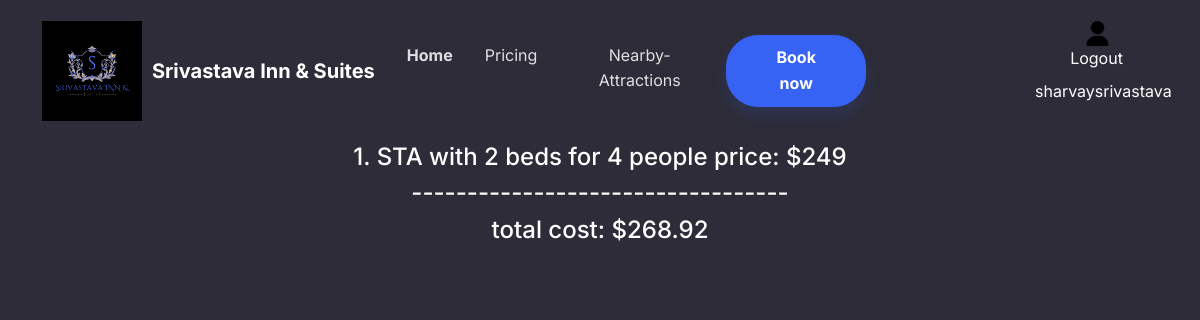
/checkout/ (signed in), run on an earlier commit of the app's database.
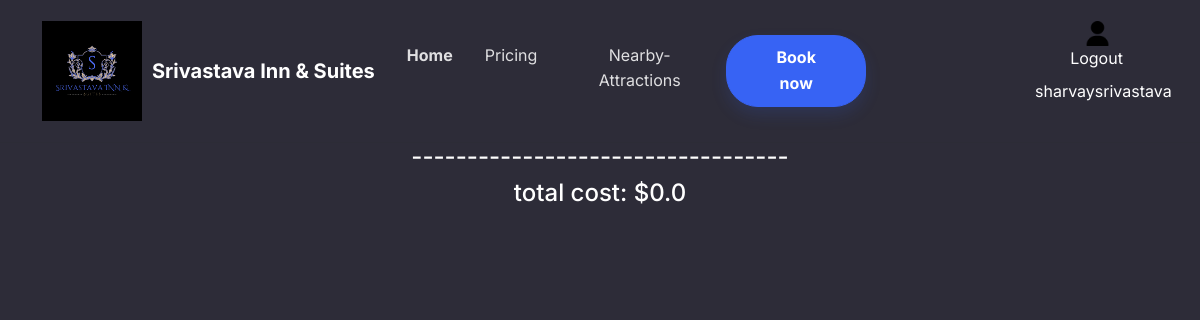
And on a later commit of the database.
### Homepage/models.py (models this page shows, shortened)
class Booking(models.Model):
    user = models.ForeignKey(User, on_delete=models.CASCADE, related_name="bookings")
    room = models.ForeignKey(Room, on_delete=models.CASCADE)
    check_in = models.DateTimeField()
    check_out = models.DateTimeField()
    completed = models.BooleanField(default=False)
    points = models.IntegerField(default=0)

class Room(models.Model):
    ROOM_Categories = (
        ('STA', 'Standard'),
        ('DEL', 'Deluxe'),
        ('SUI', 'Suite'),
    )
    number = models.IntegerField()
    category = models.CharField(max_length=3, choices=ROOM_Categories)
    beds = models.IntegerField()
    capacity = models.IntegerField()
    price = models.IntegerField()
    def __str__(self):
        return f'{self.number}. {self.category} with {self.beds} beds for {self.capacity} people'

### Homepage/views.py (the view)
# urls.py: path('checkout/', views.checkout_view),
def checkout_view(request):
    bookings = request.user.bookings.filter(completed=False)
    total = 0
    for booking in bookings:
        total += booking.room.price
    total *= 1.08
    booked_complete = request.user.bookings.filter().update(completed=True)
    return render(request, 'Checkout.html', {"bookings": bookings, "total_cost": total})

### Homepage/templates/Checkout.html (shortened to what this page needs)
{% load static %}
{% load admin_urls %}
<head>
    <link rel="stylesheet" href="../static/assets/bootstrap/css/bootstrap.min.css">
    <link rel="stylesheet" href="../static/assets/fonts/font-awesome.min.css">
    <link rel="stylesheet" href="../static/assets/fonts/material-icons.min.css">
</head>
<body>
    <nav class="navbar navbar-dark navbar-expand-md sticky-top py-3" id="mainNav">
        <div class="container"><a class="navbar-brand d-flex align-items-center" href="/"><img src="{% static 'imgs/S (2).png' %}" width="110"  height="100" style="padding-right: 10px"><span>Srivastava Inn &amp; Suites</span></a>
            <div class="collapse navbar-collapse" id="navcol-1">
                <ul class="navbar-nav mx-auto" style="padding-right: 15%">
                    <li class="nav-item"><a class="nav-link active" href="/">Home</a></li>
                    <li class="nav-item"><a class="nav-link" href="/Pricing">Pricing</a></li>
                    <li class="nav-item"><a class="nav-link"F href="/NearbyAttractions">Nearby-Attractions</a></li>
                    {% if user.is_authenticated %}
                        <div class="book-now-container d-flex justify-content-center" style="padding-right: 40px">
                            <a class="btn btn-primary shadow" role="button" href="/book">Book now</a>
                        </div>
                    {% else %}
                        <div class="book-now-container d-flex justify-content-center" style="padding-right: 40px">
                            <a class="btn btn-primary shadow" role="button" href="/login">Book now</a>
                        </div>
                    {% endif %}
                </ul>
                    {% if user.is_authenticated %}
                      <div class="d-flex flex-column align-items-center">
                        <div class="user-image-container d-flex justify-content-center">
                          <img src="{% static 'imgs/user.png' %}" alt="User Image" style="height: 25px; width: 40px;padding-left: 15px">
                        </div>
                        <div class="user-info d-flex flex-column align-items-center">
                          <a class="nav-link" style="padding-left:10%" href={% url 'Homepage:1234' %}>Logout</a>
                          <p class="mt-2" style="padding-left: 20%">{{ user.username }}</p>
                        </div>
                      </div>
                    {% endif %}
            </div>
        </div>
    </nav>
            <div class="text-center">
                {% for booking in bookings %}
                <h4>{{ booking.room }} price: ${{booking.room.price}}</h4>
                {% endfor %}
                <h4>----------------------------------</h4>
                <h4 style="padding-bottom: 3%">total cost: ${{ total_cost }}</h4>
            </div>
    <html lang="en">
      <head>
      </head>
      <body class="text-center" style="align-items: center">
      </body>
    </html>

What changed in the data, as far as the page shows it:
removed Booking: room "1. STA with 2 beds for 4 people", room.price "249"
Also different on the page:
{{ total_cost }}: "268.92" → "0.0"
